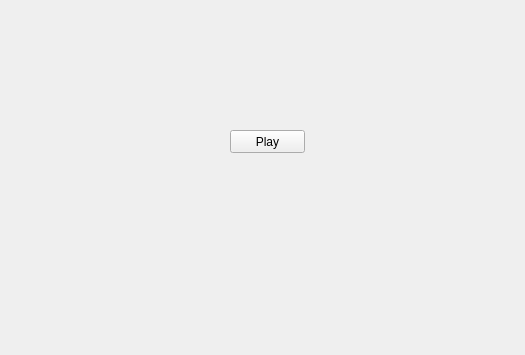
<?xml version="1.0" encoding="UTF-8"?>
<ui version="4.0">
 <class>Form</class>
 <widget class="QWidget" name="Form">
  <property name="geometry">
   <rect>
    <x>0</x>
    <y>0</y>
    <width>525</width>
    <height>355</height>
   </rect>
  </property>
  <property name="windowTitle">
   <string>Form</string>
  </property>
  <widget class="QLabel" name="label">
   <property name="geometry">
    <rect>
     <x>10</x>
     <y>10</y>
     <width>501</width>
     <height>331</height>
    </rect>
   </property>
   <property name="text">
    <string>&lt;html&gt;&lt;head/&gt;&lt;body&gt;&lt;p&gt;&lt;img src=&quot;:/Principal/Fons 1.jpg&quot;/&gt;&lt;/p&gt;&lt;/body&gt;&lt;/html&gt;</string>
   </property>
  </widget>
  <widget class="QPushButton" name="PlayButton">
   <property name="geometry">
    <rect>
     <x>230</x>
     <y>130</y>
     <width>75</width>
     <height>23</height>
    </rect>
   </property>
   <property name="text">
    <string>Play</string>
   </property>
   <property name="iconSize">
    <size>
     <width>50</width>
     <height>50</height>
    </size>
   </property>
  </widget>
  <widget class="QLabel" name="label_2">
   <property name="geometry">
    <rect>
     <x>70</x>
     <y>20</y>
     <width>421</width>
     <height>91</height>
    </rect>
   </property>
   <property name="text">
    <string>&lt;html&gt;&lt;head/&gt;&lt;body&gt;&lt;p&gt;&lt;img src=&quot;:/Principal/Títol.jpg&quot;/&gt;&lt;/p&gt;&lt;/body&gt;&lt;/html&gt;</string>
   </property>
  </widget>
 </widget>
 <resources>
  <include location="Imatges/Imatges.qrc"/>
 </resources>
 <connections/>
</ui>
